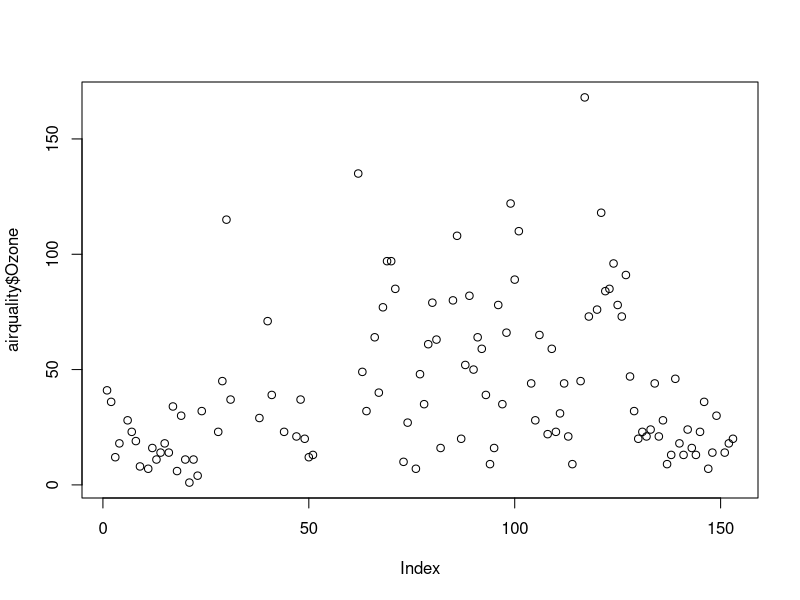
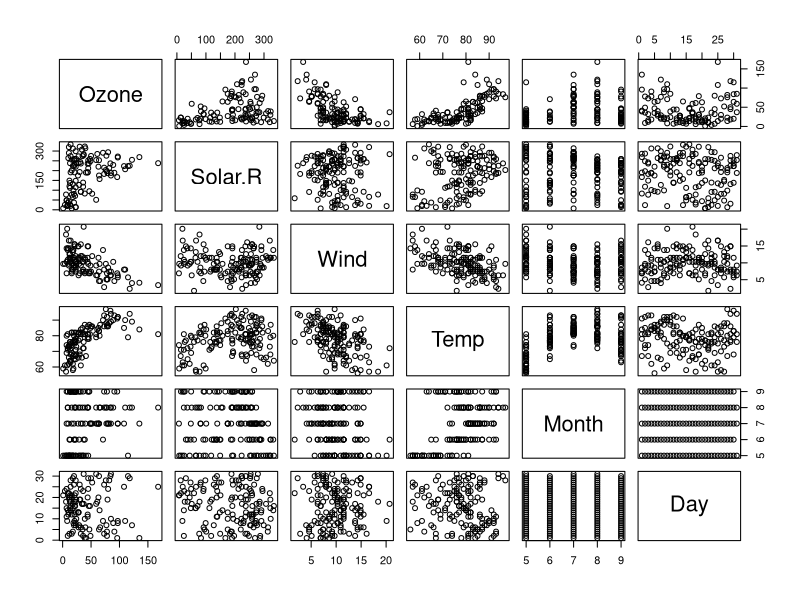
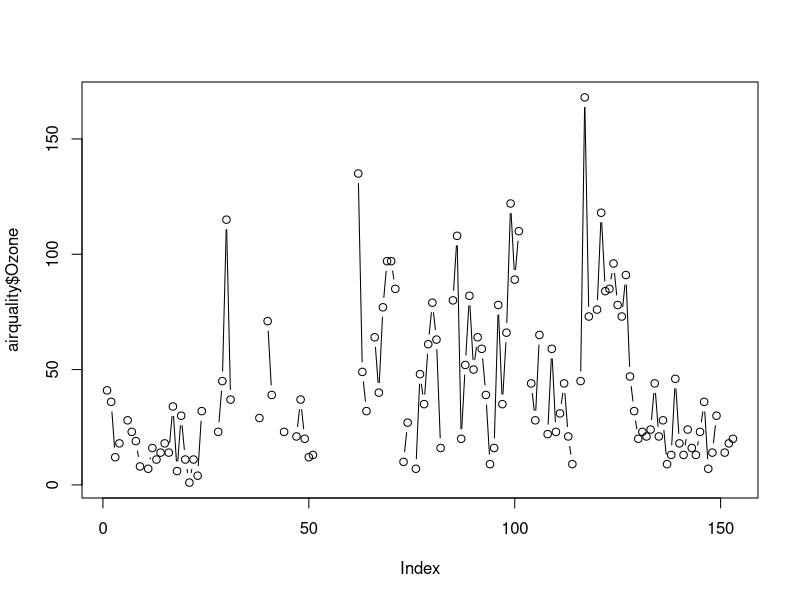
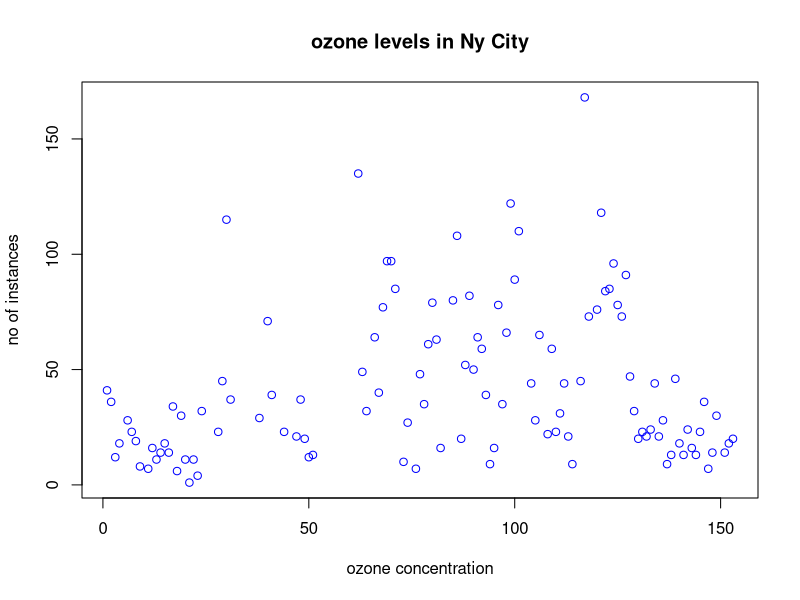
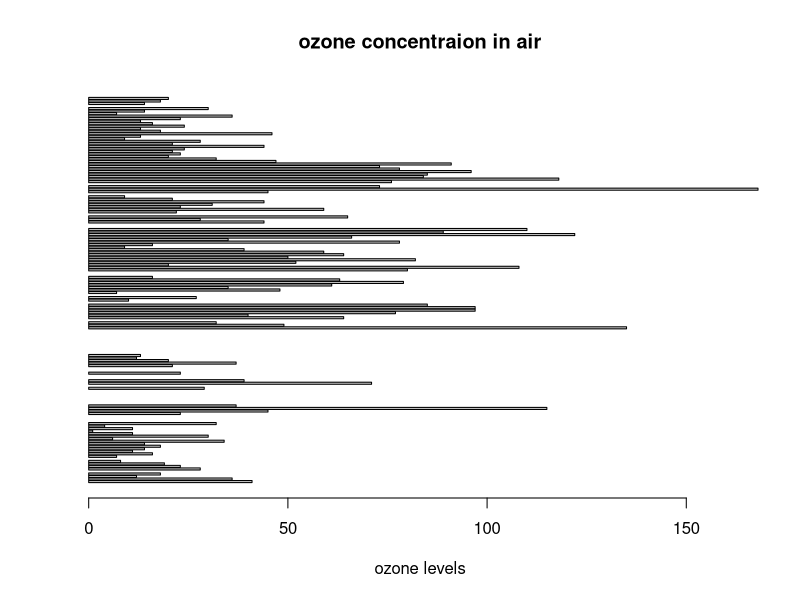
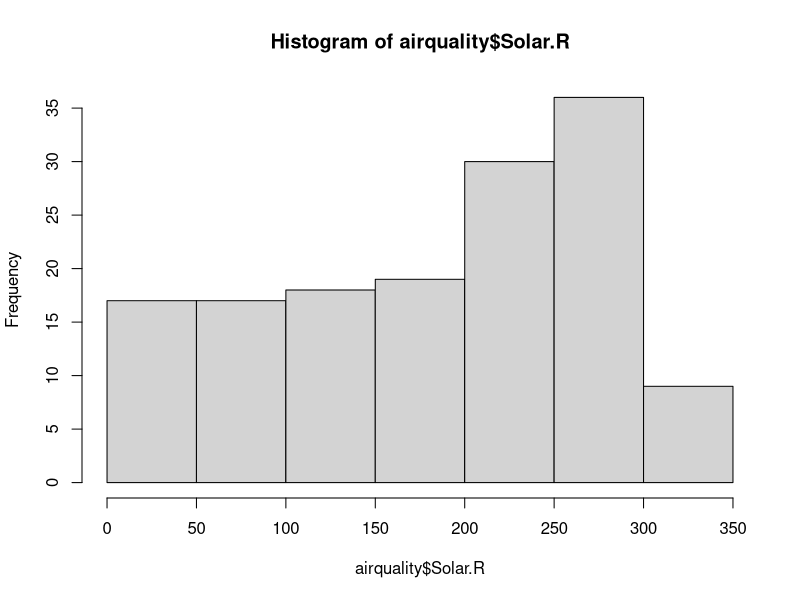
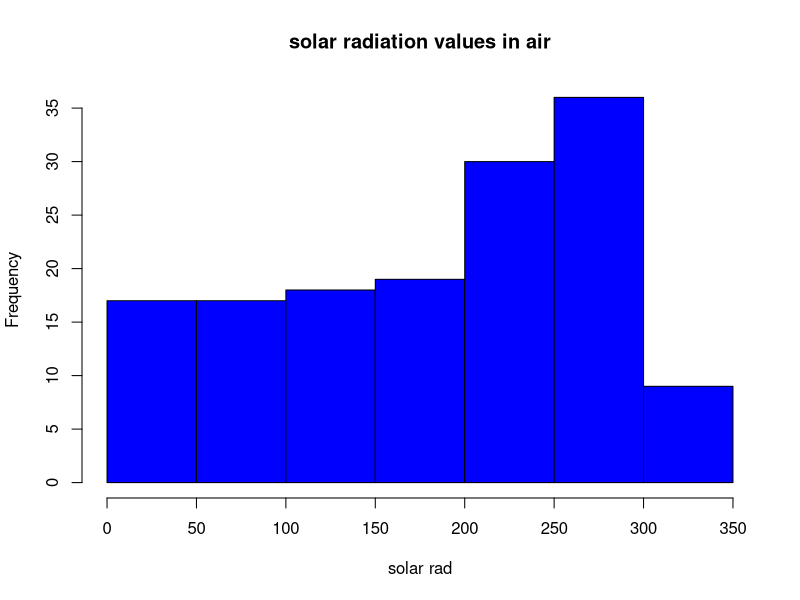
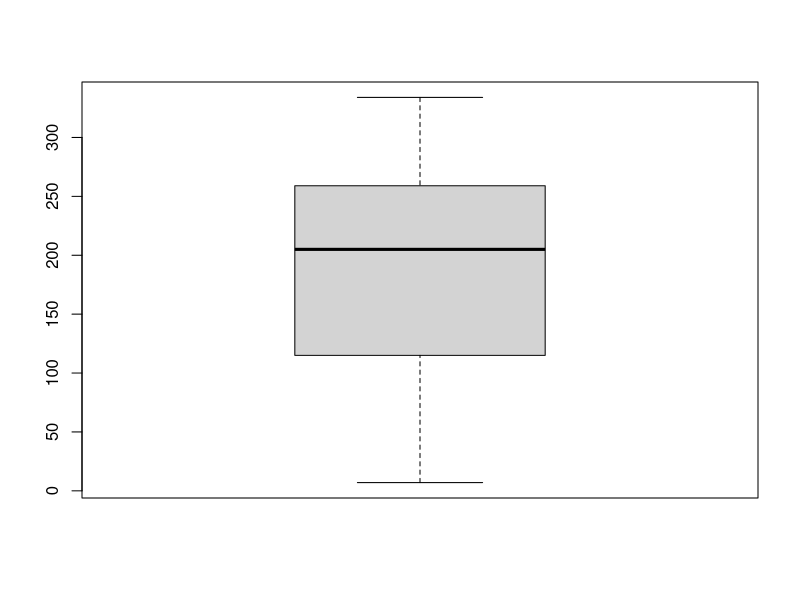

The R script that drew these images, in order:
library(datasets)
data("airquality")
airquality <-datasets::airquality
head(airquality)

airquality[,c(1,2)]
head(airquality)
tail(airquality)
summary(airquality$temp)
summary(airquality)
plot(airquality$Ozone)
plot(airquality)

#point & lines
#"p" = point "l" = lines "b" = both
plot(airquality$Ozone, type = "b")

#horizontal bar plot
plot(airquality$Ozone, xlab = 'ozone concentration' , ylab  = 'no of instances',
     main = 'ozone levels in Ny City', col = 'blue')
barplot(airquality$Ozone, main = 'ozone concentraion in air', xlab = 'ozone levels',
        horiz= T)

#histogram
hist(airquality$Solar.R)
hist(airquality$Solar.R, main = "solar radiation values in air" ,
     xlab = "solar rad", col = "blue")

#single box plot
boxplot(airquality$Solar.R)

 #multiple box plots
boxplot(airquality[,1:4], main = 'multiple')


#margin for the grid - (mar)
#no of rows & cols - (mfrow)
#whether a border is to be included - (bty)
#position of the labels (las= 1 for horizontal, las = 0 for vertical)
#box around the plot - (byt)

par (mfrow=c(3,3), mar = c(2,5,2,1), las = 1, bty="n")
plot(airquality$Ozone)
plot(airquality$Ozone, airquality$Wind)
plot(airquality$Ozone, type = 'l')
plot(airquality$Ozone, type = 'l')
plot(airquality$Ozone, type = 'l')
barplot(airquality$Ozone, main = 'Ozone Concenteration in air',
        xlab = 'ozone levels', col='green',horiz = TRUE)
hist(airquality$Solar.R)
boxplot(airquality$Solar.R)
boxplot(airquality[,0:4], main='Multiple Box plots')


